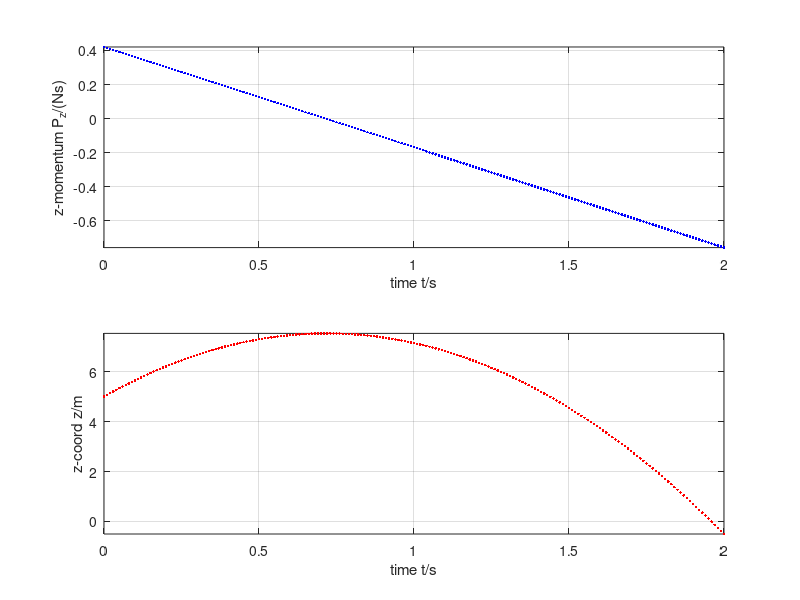

This chart was generated by the following MATLAB code:
%%% Numerical simulation of object motion with gravity
%% Coordinates (t, x, y, z)

%% Constants
m = 0.06; % kg: tennis ball's mass-energy
g = 9.8; % N/kg: gravitational acceleration

%% Initial conditions
t = 0; % s: initial time
r = [0, 0, 5]; % m: initial position vector
P = [0, 0, 0.42]; % N s: initial momentum vector

%% Boundary conditions
F = [0, 0, 0]; % N: momentum influx
G = -m * g * [0, 0, 1]; % N: momentum supply

%% Time-iteration parameters
t1 = 2; % s: final time
dt = 0.01; % s: time step %@

%% Plotting
dtplot = t1/360; % time interval between plots
tplot = dtplot; % time for next plot
clf;
subplot(2, 1, 1); plot(t, P(3), '.b')
xlim([0, t1])
xlabel('time t/s'); ylabel('z-momentum P_z/(Ns)')
axis('tight'); grid on; hold on
subplot(2, 1, 2); plot(t, r(3), '.r')
xlim([0, t1])
xlabel('time t/s'); ylabel('z-coord z/m')
axis('tight'); grid on; hold on %@

%% Numerical time integration
while t < t1
  %% constitutive relations
  v = P/m;

  %% step forward in time with balance laws
  t = t + dt;
  P = P + (F + G) * dt;
  r = r + v * dt; %@

  %% plot
  if t > tplot
    subplot(2, 1, 1); plot(t, P(3), '.b')
    subplot(2, 1, 2); plot(t, r(3), '.r')
    pause(0)
    tplot = tplot + dtplot;
  end %@
end
